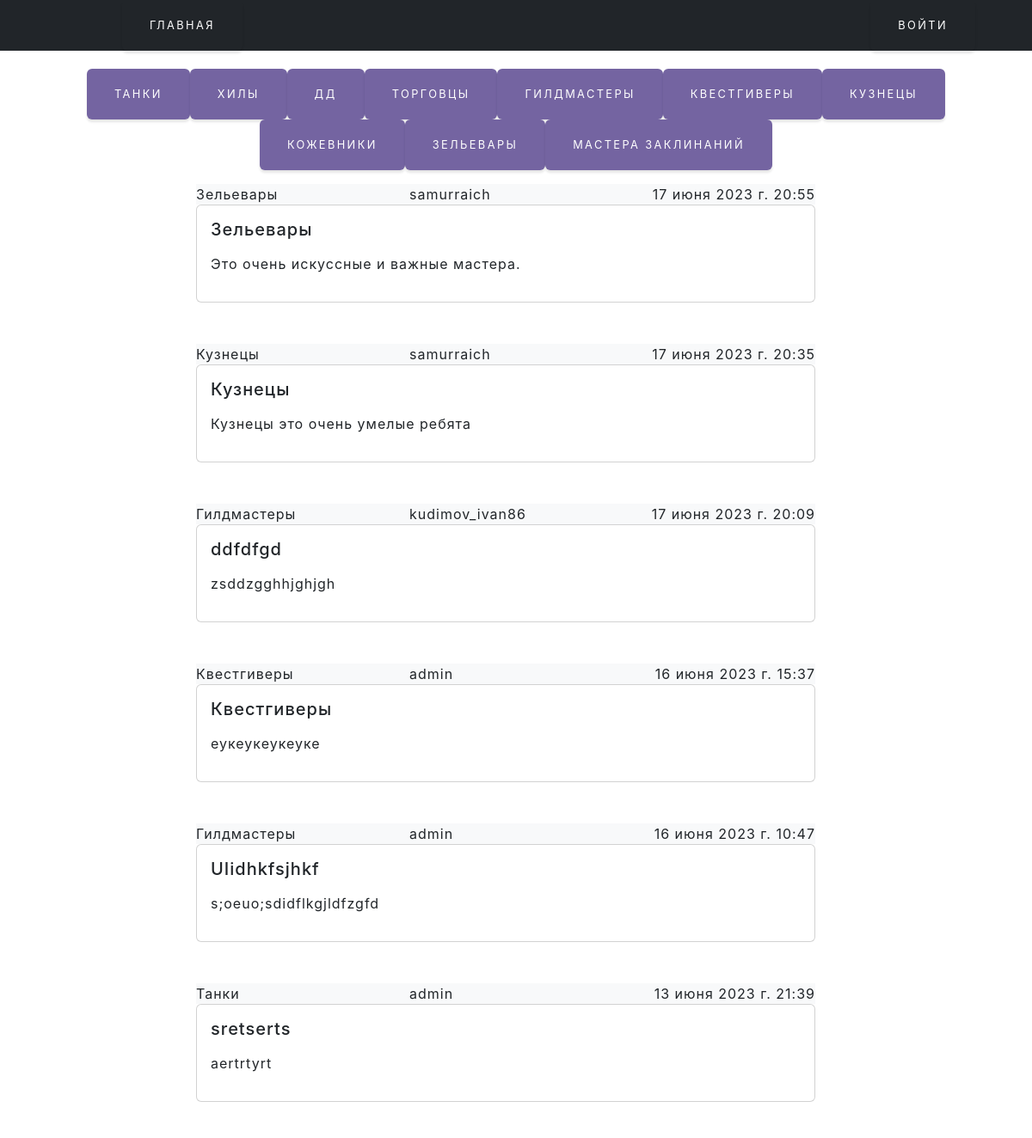
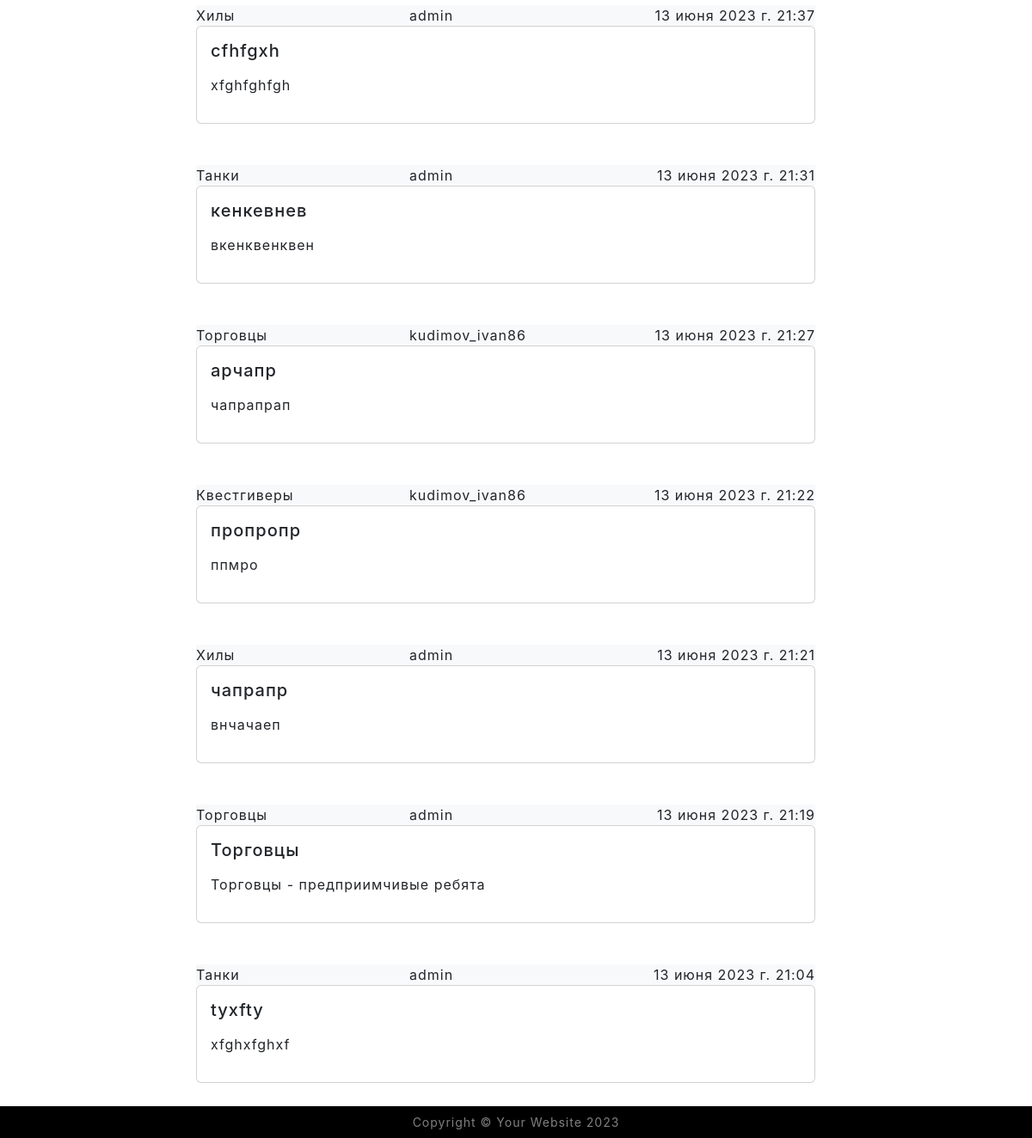
The page / on the database its author committed (2 pictures, top to bottom).
### Board/models.py (models this page shows, shortened)
class Category(models.Model):
    CATEGORIES = [
        ('Танки', 'Танки'),
        ('Хилы', 'Хилы'),
        ('ДД', 'ДД'),
        ('Торговцы', 'Торговцы'),
        ('Гилдмастеры', 'Гилдмастеры'),
        ('Квестгиверы', 'Квестгиверы'),
        ('Кузнецы', 'Кузнецы'),
        ('Кожевники', 'Кожевники'),
        ('Зельевары', 'Зельевары'),
        ('Мастера заклинаний', 'Мастера заклинаний'),
    ]
    name = models.CharField('Категория', max_length=30, choices=CATEGORIES, default='Танки')

class Board(models.Model):
    author = models.ForeignKey(User, on_delete=models.CASCADE)
    category = models.ForeignKey('Category', on_delete=models.CASCADE, blank=True)
    date_of_creation = models.DateTimeField(auto_now_add=True)
    content = RichTextUploadingField(blank=True, null=True)
    title = models.CharField(max_length=100)

### Board/views.py (the view)
# urls.py: path('', BoardList.as_view(), name='boardlist'),
class BoardList(generic.ListView):
    model = Board
    template_name = 'Board/boards.html'
    def get_context_data(self, *args, **kwargs):
        context = super().get_context_data(*args, **kwargs)
        context['board'] = Board.objects.order_by('-date_of_creation')
        context['category'] = Category.objects.all()
        return context

### templates/Board/boards.html (shortened to what this page needs)
{% extends "Board/index.html" %}
{% block content %}
<div class="container mt-3">
    <div class="row w-100 mb-3">
        {% for i in board %}
        <div class="col-sm-8 mx-auto mb-5">
            <div class="card-header bg-light text-start">
                <div class="row row-cols-3">
                    <div class="col">
                        {{ i.category.name }}
                    </div>
                    <div class="col">
                        {{ i.author }}
                    </div>
                    <div class="col text-end">
                        {{ i.date_of_creation }}
                    </div>
                </div>
            </div>
            <div class="card">
                <div class="card-body">
                    <h5 class="card-title">{{ i.title }}</h5>
                    <p>{{ i.content|safe }}</p>
                </div>
            </div>
        </div>
        {% endfor %}
    </div>
</div>
{% endblock content %}

### templates/Board/index.html (shortened to what this page needs)
<!DOCTYPE html>
<html lang="ru">
    <head  >
      {% load static %}
        {% load custom_filters %}
        <link href="https://cdn.jsdelivr.net/npm/bootstrap-icons@1.5.0/font/bootstrap-icons.css" rel="stylesheet" />
        <link href="{% static 'css/styles.css' %}" rel="stylesheet" />
    </head>
<body >
        <header class=" text-dark fixed-top bg-dark">
            <div class="container">
                <div class=" d-flex flex-wrap align-items-center justify-content-center justify-content-lg-start">
                    <a href="/" class="d-flex align-items-center mb-2 mb-lg-0 text-white text-decoration-none">
                        <svg class="bi me-40" width="100" height="32" role="img" aria-label="Bootstrap"><use xlink:href="#bootstrap"/></svg>
                    </a>
                    <ul class="nav col-12 col-lg-auto me-lg-auto mb-2 justify-content-center mb-md-0">
                        <li><a href="/"><button type="button" class="btn btn-outline-white me-4">Главная</button></a></li>
                    </ul>
                    <div class="text-end">
                        {% if request.user.is_authenticated %}
                            <a href="{% url 'create' %}"><button type="button" class="btn btn-outline-white me-4">Создать публикацию</button></a>
                            <a href="{% url 'myboard' request.user.id %}"><button type="button" class="btn btn-outline-white me-4">Моя страница</button></a>
                            <a href="/accounts/logout/"><button type="button" class="btn btn-outline-white me-4">Выйти</button></a>
                            <a> <button type="button" class="btn btn-outline-white me-4">{{ request.user }}</button></a>
                        {% else %}
                            <a href="/accounts/login/"><button type="button" class="btn btn-outline-white me-4">Войти</button></a>
                        {% endif %}
                    </div>
                </div>
            </div>
</header>
        <header class="py-3">
        </header>
<header>
<div class="container px-4 px-lg-5 d-flex h-100 align-items-center justify-content-center">
        <div class="container">
            <div class="d-flex flex-wrap justify-content-lg-center">
                {% for i in category %}
                    <a href="{% url 'category' i.id %}"><button class="btn btn-secondary" type="button">{{ i.name }}</button></a>
                {% endfor %}
            </div>
        </div>
    </div>
</header>
{% block content%}
{% endblock content %}
<footer class="footer bg-black small fixed-bottom text-center text-white-50">
    <div class="container px-1 px-lg-5">Copyright &copy; Your Website 2023</div>
</footer>
    </body>
</html>

### rows shown on the page
Category: name "ТАНКИ"
Category: name "ХИЛЫ"
Category: name "ДД"
Category: name "ТОРГОВЦЫ"
Category: name "ГИЛДМАСТЕРЫ"
Category: name "КВЕСТГИВЕРЫ"
Category: name "КУЗНЕЦЫ"
Category: name "КОЖЕВНИКИ"
Category: name "ЗЕЛЬЕВАРЫ"
Category: name "МАСТЕРА ЗАКЛИНАНИЙ"
Board: category.name "Зельевары", author "samurraich", date_of_creation "17 июня 2023 г. 20:55", title "Зельевары", content "Это очень искуссные и важные мастера."
Board: category.name "Кузнецы", author "samurraich", date_of_creation "17 июня 2023 г. 20:35", title "Кузнецы", content "Кузнецы это очень умелые ребята"
Board: category.name "Гилдмастеры", author "kudimov_ivan86", date_of_creation "17 июня 2023 г. 20:09", title "ddfdfgd", content "zsddzgghhjghjgh"
Board: category.name "Квестгиверы", author "admin", date_of_creation "16 июня 2023 г. 15:37", title "Квестгиверы", content "еукеукеукеуке"
Board: category.name "Гилдмастеры", author "admin", date_of_creation "16 июня 2023 г. 10:47", title "UIidhkfsjhkf", content "s;oeuo;sdidflkgjldfzgfd"
Board: category.name "Танки", author "admin", date_of_creation "13 июня 2023 г. 21:39", title "sretserts", content "aertrtyrt"
Board: category.name "Хилы", author "admin", date_of_creation "13 июня 2023 г. 21:37", title "cfhfgxh", content "xfghfghfgh"
Board: category.name "Танки", author "admin", date_of_creation "13 июня 2023 г. 21:31", title "кенкевнев", content "вкенквенквен"
Board: category.name "Торговцы", author "kudimov_ivan86", date_of_creation "13 июня 2023 г. 21:27", title "арчапр", content "чапрапрап"
Board: category.name "Квестгиверы", author "kudimov_ivan86", date_of_creation "13 июня 2023 г. 21:22", title "пропропр", content "ппмро"
Board: category.name "Хилы", author "admin", date_of_creation "13 июня 2023 г. 21:21", title "чапрапр", content "внчачаеп"
Board: category.name "Торговцы", author "admin", date_of_creation "13 июня 2023 г. 21:19", title "Торговцы", content "Торговцы - предприимчивые ребята"
Board: category.name "Танки", author "admin", date_of_creation "13 июня 2023 г. 21:04", title "tyxfty", content "xfghxfghxf"
